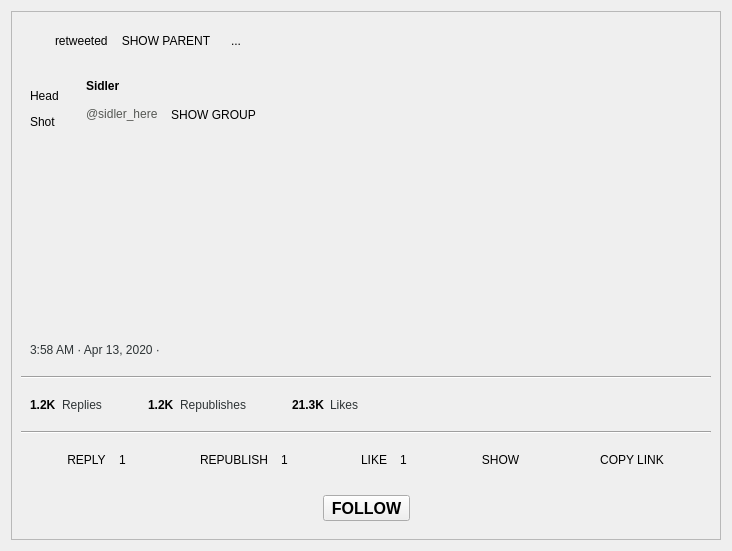
<?xml version="1.0" encoding="UTF-8"?>
<ui version="4.0">
 <class>PulseTopLevel</class>
 <widget class="QWidget" name="PulseTopLevel">
  <property name="geometry">
   <rect>
    <x>0</x>
    <y>0</y>
    <width>732</width>
    <height>551</height>
   </rect>
  </property>
  <property name="sizePolicy">
   <sizepolicy hsizetype="Preferred" vsizetype="Preferred">
    <horstretch>0</horstretch>
    <verstretch>0</verstretch>
   </sizepolicy>
  </property>
  <property name="font">
   <font>
    <pointsize>9</pointsize>
   </font>
  </property>
  <property name="windowTitle">
   <string notr="true"/>
  </property>
  <layout class="QVBoxLayout" name="PulseTopLevel_VL">
   <item>
    <widget class="QFrame" name="plainFrame">
     <property name="sizePolicy">
      <sizepolicy hsizetype="Expanding" vsizetype="Preferred">
       <horstretch>0</horstretch>
       <verstretch>0</verstretch>
      </sizepolicy>
     </property>
     <property name="minimumSize">
      <size>
       <width>0</width>
       <height>0</height>
      </size>
     </property>
     <property name="styleSheet">
      <string notr="true"/>
     </property>
     <property name="frameShape">
      <enum>QFrame::StyledPanel</enum>
     </property>
     <property name="frameShadow">
      <enum>QFrame::Raised</enum>
     </property>
     <layout class="QVBoxLayout" name="plainFrame_VL">
      <item>
       <widget class="QWidget" name="widget_prefix" native="true">
        <property name="sizePolicy">
         <sizepolicy hsizetype="Preferred" vsizetype="Fixed">
          <horstretch>0</horstretch>
          <verstretch>0</verstretch>
         </sizepolicy>
        </property>
        <property name="minimumSize">
         <size>
          <width>0</width>
          <height>40</height>
         </size>
        </property>
        <layout class="QHBoxLayout" name="widget_prefix_HL">
         <property name="leftMargin">
          <number>0</number>
         </property>
         <property name="topMargin">
          <number>0</number>
         </property>
         <property name="rightMargin">
          <number>0</number>
         </property>
         <property name="bottomMargin">
          <number>0</number>
         </property>
         <item>
          <spacer name="widget_prefix_LHSpacer">
           <property name="orientation">
            <enum>Qt::Horizontal</enum>
           </property>
           <property name="sizeType">
            <enum>QSizePolicy::Fixed</enum>
           </property>
           <property name="sizeHint" stdset="0">
            <size>
             <width>21</width>
             <height>18</height>
            </size>
           </property>
          </spacer>
         </item>
         <item>
          <widget class="QLabel" name="label_reficon">
           <property name="sizePolicy">
            <sizepolicy hsizetype="Fixed" vsizetype="Fixed">
             <horstretch>0</horstretch>
             <verstretch>0</verstretch>
            </sizepolicy>
           </property>
           <property name="maximumSize">
            <size>
             <width>20</width>
             <height>20</height>
            </size>
           </property>
           <property name="text">
            <string/>
           </property>
           <property name="pixmap">
            <pixmap resource="TheWire_images.qrc">:/images/reply.png</pixmap>
           </property>
           <property name="scaledContents">
            <bool>true</bool>
           </property>
          </widget>
         </item>
         <item>
          <widget class="QLabel" name="label_reference">
           <property name="text">
            <string>retweeted</string>
           </property>
          </widget>
         </item>
         <item>
          <widget class="QToolButton" name="toolButton_viewParent">
           <property name="toolTip">
            <string>open Parent Pulse</string>
           </property>
           <property name="text">
            <string>SHOW PARENT</string>
           </property>
           <property name="icon">
            <iconset resource="TheWire_images.qrc">
             <normaloff>:/images/external-link.svg</normaloff>:/images/external-link.svg</iconset>
           </property>
           <property name="iconSize">
            <size>
             <width>24</width>
             <height>24</height>
            </size>
           </property>
           <property name="autoRaise">
            <bool>true</bool>
           </property>
          </widget>
         </item>
         <item>
          <widget class="QToolButton" name="toolButton_followParent">
           <property name="toolTip">
            <string>follow Parent Group</string>
           </property>
           <property name="text">
            <string>...</string>
           </property>
           <property name="icon">
            <iconset resource="TheWire_images.qrc">
             <normaloff>:/images/invite.png</normaloff>:/images/invite.png</iconset>
           </property>
           <property name="iconSize">
            <size>
             <width>24</width>
             <height>24</height>
            </size>
           </property>
           <property name="autoRaise">
            <bool>true</bool>
           </property>
          </widget>
         </item>
         <item>
          <spacer name="widget_prefix_RHSpacer">
           <property name="orientation">
            <enum>Qt::Horizontal</enum>
           </property>
           <property name="sizeHint" stdset="0">
            <size>
             <width>537</width>
             <height>20</height>
            </size>
           </property>
          </spacer>
         </item>
        </layout>
       </widget>
      </item>
      <item>
       <widget class="QWidget" name="widget_header" native="true">
        <property name="sizePolicy">
         <sizepolicy hsizetype="Preferred" vsizetype="Fixed">
          <horstretch>0</horstretch>
          <verstretch>0</verstretch>
         </sizepolicy>
        </property>
        <property name="minimumSize">
         <size>
          <width>0</width>
          <height>60</height>
         </size>
        </property>
        <layout class="QGridLayout" name="widget_header_GL">
         <item row="2" column="1">
          <spacer name="widget_header_VSpacer">
           <property name="orientation">
            <enum>Qt::Vertical</enum>
           </property>
           <property name="sizeType">
            <enum>QSizePolicy::Minimum</enum>
           </property>
           <property name="sizeHint" stdset="0">
            <size>
             <width>20</width>
             <height>10</height>
            </size>
           </property>
          </spacer>
         </item>
         <item row="1" column="1">
          <widget class="QLabel" name="label_groupName">
           <property name="sizePolicy">
            <sizepolicy hsizetype="Preferred" vsizetype="Preferred">
             <horstretch>0</horstretch>
             <verstretch>0</verstretch>
            </sizepolicy>
           </property>
           <property name="minimumSize">
            <size>
             <width>0</width>
             <height>20</height>
            </size>
           </property>
           <property name="text">
            <string>&lt;html&gt;&lt;head/&gt;&lt;body&gt;&lt;p&gt;&lt;span style=&quot; color:#555753;&quot;&gt;@sidler_here&lt;/span&gt;&lt;/p&gt;&lt;/body&gt;&lt;/html&gt;</string>
           </property>
          </widget>
         </item>
         <item row="0" column="1">
          <widget class="QLabel" name="label_authorName">
           <property name="sizePolicy">
            <sizepolicy hsizetype="Preferred" vsizetype="Preferred">
             <horstretch>0</horstretch>
             <verstretch>0</verstretch>
            </sizepolicy>
           </property>
           <property name="minimumSize">
            <size>
             <width>0</width>
             <height>20</height>
            </size>
           </property>
           <property name="text">
            <string>&lt;html&gt;&lt;head/&gt;&lt;body&gt;&lt;p&gt;&lt;span style=&quot; font-weight:600;&quot;&gt;Sidler&lt;/span&gt;&lt;/p&gt;&lt;/body&gt;&lt;/html&gt;</string>
           </property>
          </widget>
         </item>
         <item row="0" column="3" rowspan="3">
          <spacer name="widget_header_HSpacer">
           <property name="orientation">
            <enum>Qt::Horizontal</enum>
           </property>
           <property name="sizeHint" stdset="0">
            <size>
             <width>518</width>
             <height>58</height>
            </size>
           </property>
          </spacer>
         </item>
         <item row="0" column="0" rowspan="3">
          <widget class="QLabel" name="label_headshot">
           <property name="sizePolicy">
            <sizepolicy hsizetype="Fixed" vsizetype="Fixed">
             <horstretch>0</horstretch>
             <verstretch>0</verstretch>
            </sizepolicy>
           </property>
           <property name="minimumSize">
            <size>
             <width>50</width>
             <height>50</height>
            </size>
           </property>
           <property name="text">
            <string>&lt;html&gt;&lt;head/&gt;&lt;body&gt;&lt;p&gt;Head&lt;/p&gt;&lt;p&gt;Shot&lt;/p&gt;&lt;/body&gt;&lt;/html&gt;</string>
           </property>
          </widget>
         </item>
         <item row="1" column="2">
          <widget class="QToolButton" name="toolButton_viewGroup">
           <property name="minimumSize">
            <size>
             <width>0</width>
             <height>25</height>
            </size>
           </property>
           <property name="toolTip">
            <string>open Group</string>
           </property>
           <property name="text">
            <string>SHOW GROUP</string>
           </property>
           <property name="icon">
            <iconset resource="TheWire_images.qrc">
             <normaloff>:/images/external-link.svg</normaloff>:/images/external-link.svg</iconset>
           </property>
           <property name="autoRaise">
            <bool>true</bool>
           </property>
          </widget>
         </item>
        </layout>
       </widget>
      </item>
      <item>
       <widget class="PulseMessage" name="widget_message" native="true"/>
      </item>
      <item>
       <widget class="QWidget" name="widget_publish" native="true">
        <property name="sizePolicy">
         <sizepolicy hsizetype="Preferred" vsizetype="Fixed">
          <horstretch>0</horstretch>
          <verstretch>0</verstretch>
         </sizepolicy>
        </property>
        <property name="minimumSize">
         <size>
          <width>0</width>
          <height>40</height>
         </size>
        </property>
        <property name="maximumSize">
         <size>
          <width>16777215</width>
          <height>16777215</height>
         </size>
        </property>
        <layout class="QHBoxLayout" name="widget_publish_HL">
         <item>
          <widget class="QLabel" name="label_date">
           <property name="text">
            <string>&lt;html&gt;&lt;head/&gt;&lt;body&gt;&lt;p&gt;&lt;span style=&quot; color:#2e3436;&quot;&gt;3:58 AM · Apr 13, 2020 ·&lt;/span&gt;&lt;/p&gt;&lt;/body&gt;&lt;/html&gt;</string>
           </property>
          </widget>
         </item>
         <item>
          <spacer name="widget_publish_HSpacer">
           <property name="orientation">
            <enum>Qt::Horizontal</enum>
           </property>
           <property name="sizeHint" stdset="0">
            <size>
             <width>505</width>
             <height>20</height>
            </size>
           </property>
          </spacer>
         </item>
        </layout>
       </widget>
      </item>
      <item>
       <widget class="Line" name="line_1">
        <property name="orientation">
         <enum>Qt::Horizontal</enum>
        </property>
       </widget>
      </item>
      <item>
       <widget class="QWidget" name="widget_replies" native="true">
        <property name="sizePolicy">
         <sizepolicy hsizetype="Preferred" vsizetype="Fixed">
          <horstretch>0</horstretch>
          <verstretch>0</verstretch>
         </sizepolicy>
        </property>
        <property name="minimumSize">
         <size>
          <width>0</width>
          <height>40</height>
         </size>
        </property>
        <layout class="QHBoxLayout" name="widget_replies_HL">
         <item>
          <layout class="QHBoxLayout" name="extra_replies_HL">
           <item>
            <widget class="QLabel" name="label_extra_replies">
             <property name="text">
              <string>&lt;html&gt;&lt;head/&gt;&lt;body&gt;&lt;p&gt;&lt;span style=&quot; font-weight:600;&quot;&gt;1.2K&lt;/span&gt;&lt;/p&gt;&lt;/body&gt;&lt;/html&gt;</string>
             </property>
            </widget>
           </item>
           <item>
            <widget class="QLabel" name="extra_replies_Label">
             <property name="text">
              <string>&lt;html&gt;&lt;head/&gt;&lt;body&gt;&lt;p&gt;&lt;span style=&quot; color:#2e3436;&quot;&gt;Replies&lt;/span&gt;&lt;/p&gt;&lt;/body&gt;&lt;/html&gt;</string>
             </property>
            </widget>
           </item>
           <item>
            <spacer name="extra_replies_HSpacer">
             <property name="orientation">
              <enum>Qt::Horizontal</enum>
             </property>
             <property name="sizeType">
              <enum>QSizePolicy::Preferred</enum>
             </property>
             <property name="sizeHint" stdset="0">
              <size>
               <width>40</width>
               <height>20</height>
              </size>
             </property>
            </spacer>
           </item>
          </layout>
         </item>
         <item>
          <layout class="QHBoxLayout" name="extra_republishes_HL">
           <item>
            <widget class="QLabel" name="label_extra_republishes">
             <property name="text">
              <string>&lt;html&gt;&lt;head/&gt;&lt;body&gt;&lt;p&gt;&lt;span style=&quot; font-weight:600;&quot;&gt;1.2K&lt;/span&gt;&lt;/p&gt;&lt;/body&gt;&lt;/html&gt;</string>
             </property>
            </widget>
           </item>
           <item>
            <widget class="QLabel" name="extra_republishe_Label">
             <property name="text">
              <string>&lt;html&gt;&lt;head/&gt;&lt;body&gt;&lt;p&gt;&lt;span style=&quot; color:#2e3436;&quot;&gt;Republishes&lt;/span&gt;&lt;/p&gt;&lt;/body&gt;&lt;/html&gt;</string>
             </property>
            </widget>
           </item>
           <item>
            <spacer name="extra_republishes_HSpacer">
             <property name="orientation">
              <enum>Qt::Horizontal</enum>
             </property>
             <property name="sizeType">
              <enum>QSizePolicy::Preferred</enum>
             </property>
             <property name="sizeHint" stdset="0">
              <size>
               <width>40</width>
               <height>20</height>
              </size>
             </property>
            </spacer>
           </item>
          </layout>
         </item>
         <item>
          <layout class="QHBoxLayout" name="extra_likes_HL">
           <item>
            <widget class="QLabel" name="label_extra_likes">
             <property name="text">
              <string>&lt;html&gt;&lt;head/&gt;&lt;body&gt;&lt;p&gt;&lt;span style=&quot; font-weight:600;&quot;&gt;21.3K&lt;/span&gt;&lt;/p&gt;&lt;/body&gt;&lt;/html&gt;</string>
             </property>
            </widget>
           </item>
           <item>
            <widget class="QLabel" name="extra_likes_Label">
             <property name="text">
              <string>&lt;html&gt;&lt;head/&gt;&lt;body&gt;&lt;p&gt;&lt;span style=&quot; color:#2e3436;&quot;&gt;Likes&lt;/span&gt;&lt;/p&gt;&lt;/body&gt;&lt;/html&gt;</string>
             </property>
            </widget>
           </item>
           <item>
            <spacer name="extra_likes_HSpacer">
             <property name="orientation">
              <enum>Qt::Horizontal</enum>
             </property>
             <property name="sizeType">
              <enum>QSizePolicy::Preferred</enum>
             </property>
             <property name="sizeHint" stdset="0">
              <size>
               <width>40</width>
               <height>20</height>
              </size>
             </property>
            </spacer>
           </item>
          </layout>
         </item>
         <item>
          <spacer name="widget_replies_HSpacer">
           <property name="orientation">
            <enum>Qt::Horizontal</enum>
           </property>
           <property name="sizeHint" stdset="0">
            <size>
             <width>40</width>
             <height>20</height>
            </size>
           </property>
          </spacer>
         </item>
        </layout>
       </widget>
      </item>
      <item>
       <widget class="Line" name="line_2">
        <property name="orientation">
         <enum>Qt::Horizontal</enum>
        </property>
       </widget>
      </item>
      <item>
       <widget class="QWidget" name="widget_actions" native="true">
        <property name="sizePolicy">
         <sizepolicy hsizetype="Preferred" vsizetype="Fixed">
          <horstretch>0</horstretch>
          <verstretch>0</verstretch>
         </sizepolicy>
        </property>
        <property name="minimumSize">
         <size>
          <width>0</width>
          <height>40</height>
         </size>
        </property>
        <layout class="QHBoxLayout" name="widget_actions_HL">
         <item>
          <layout class="QHBoxLayout" name="replies_HL">
           <item>
            <spacer name="replies_LHSpacer">
             <property name="orientation">
              <enum>Qt::Horizontal</enum>
             </property>
             <property name="sizeHint" stdset="0">
              <size>
               <width>40</width>
               <height>20</height>
              </size>
             </property>
            </spacer>
           </item>
           <item>
            <widget class="QToolButton" name="toolButton_reply">
             <property name="text">
              <string>REPLY</string>
             </property>
             <property name="icon">
              <iconset resource="TheWire_images.qrc">
               <normaloff>:/images/reply.png</normaloff>:/images/reply.png</iconset>
             </property>
             <property name="toolButtonStyle">
              <enum>Qt::ToolButtonTextBesideIcon</enum>
             </property>
             <property name="autoRaise">
              <bool>true</bool>
             </property>
            </widget>
           </item>
           <item>
            <widget class="QLabel" name="label_replies">
             <property name="text">
              <string>1</string>
             </property>
            </widget>
           </item>
           <item>
            <spacer name="replies_RHSpacer">
             <property name="orientation">
              <enum>Qt::Horizontal</enum>
             </property>
             <property name="sizeHint" stdset="0">
              <size>
               <width>40</width>
               <height>20</height>
              </size>
             </property>
            </spacer>
           </item>
          </layout>
         </item>
         <item>
          <layout class="QHBoxLayout" name="republishes_HL">
           <item>
            <spacer name="republishes_LHSpacer">
             <property name="orientation">
              <enum>Qt::Horizontal</enum>
             </property>
             <property name="sizeHint" stdset="0">
              <size>
               <width>40</width>
               <height>20</height>
              </size>
             </property>
            </spacer>
           </item>
           <item>
            <widget class="QToolButton" name="toolButton_republish">
             <property name="text">
              <string>REPUBLISH</string>
             </property>
             <property name="icon">
              <iconset resource="TheWire_images.qrc">
               <normaloff>:/images/retweet.png</normaloff>:/images/retweet.png</iconset>
             </property>
             <property name="toolButtonStyle">
              <enum>Qt::ToolButtonTextBesideIcon</enum>
             </property>
             <property name="autoRaise">
              <bool>true</bool>
             </property>
            </widget>
           </item>
           <item>
            <widget class="QLabel" name="label_republishes">
             <property name="text">
              <string>1</string>
             </property>
            </widget>
           </item>
           <item>
            <spacer name="republishes_RHSpacer">
             <property name="orientation">
              <enum>Qt::Horizontal</enum>
             </property>
             <property name="sizeHint" stdset="0">
              <size>
               <width>40</width>
               <height>20</height>
              </size>
             </property>
            </spacer>
           </item>
          </layout>
         </item>
         <item>
          <layout class="QHBoxLayout" name="likes_HL">
           <item>
            <spacer name="likes_LHSpacer">
             <property name="orientation">
              <enum>Qt::Horizontal</enum>
             </property>
             <property name="sizeHint" stdset="0">
              <size>
               <width>40</width>
               <height>20</height>
              </size>
             </property>
            </spacer>
           </item>
           <item>
            <widget class="QToolButton" name="toolButton_like">
             <property name="text">
              <string>LIKE</string>
             </property>
             <property name="icon">
              <iconset resource="TheWire_images.qrc">
               <normaloff>:/images/like.png</normaloff>:/images/like.png</iconset>
             </property>
             <property name="toolButtonStyle">
              <enum>Qt::ToolButtonTextBesideIcon</enum>
             </property>
             <property name="autoRaise">
              <bool>true</bool>
             </property>
            </widget>
           </item>
           <item>
            <widget class="QLabel" name="label_likes">
             <property name="text">
              <string>1</string>
             </property>
            </widget>
           </item>
           <item>
            <spacer name="likes_RHSpacer">
             <property name="orientation">
              <enum>Qt::Horizontal</enum>
             </property>
             <property name="sizeHint" stdset="0">
              <size>
               <width>40</width>
               <height>20</height>
              </size>
             </property>
            </spacer>
           </item>
          </layout>
         </item>
         <item>
          <layout class="QHBoxLayout" name="view_HL">
           <item>
            <spacer name="view_LHSpacer">
             <property name="orientation">
              <enum>Qt::Horizontal</enum>
             </property>
             <property name="sizeHint" stdset="0">
              <size>
               <width>40</width>
               <height>20</height>
              </size>
             </property>
            </spacer>
           </item>
           <item>
            <widget class="QToolButton" name="toolButton_view">
             <property name="text">
              <string>SHOW</string>
             </property>
             <property name="icon">
              <iconset resource="TheWire_images.qrc">
               <normaloff>:/images/external-link.svg</normaloff>:/images/external-link.svg</iconset>
             </property>
             <property name="toolButtonStyle">
              <enum>Qt::ToolButtonTextBesideIcon</enum>
             </property>
             <property name="autoRaise">
              <bool>true</bool>
             </property>
            </widget>
           </item>
           <item>
            <spacer name="view_RHSpacer">
             <property name="orientation">
              <enum>Qt::Horizontal</enum>
             </property>
             <property name="sizeHint" stdset="0">
              <size>
               <width>40</width>
               <height>20</height>
              </size>
             </property>
            </spacer>
           </item>
          </layout>
         </item>
         <item>
          <layout class="QHBoxLayout" name="copyLink_HL">
           <item>
            <spacer name="copyLink_LHSpacer">
             <property name="orientation">
              <enum>Qt::Horizontal</enum>
             </property>
             <property name="sizeHint" stdset="0">
              <size>
               <width>40</width>
               <height>20</height>
              </size>
             </property>
            </spacer>
           </item>
           <item>
            <widget class="QToolButton" name="toolButton_copyLink">
             <property name="text">
              <string>COPY LINK</string>
             </property>
             <property name="icon">
              <iconset resource="TheWire_images.qrc">
               <normaloff>:/images/link.svg</normaloff>:/images/link.svg</iconset>
             </property>
             <property name="toolButtonStyle">
              <enum>Qt::ToolButtonTextBesideIcon</enum>
             </property>
             <property name="autoRaise">
              <bool>true</bool>
             </property>
            </widget>
           </item>
           <item>
            <spacer name="copyLink_RHSpacer">
             <property name="orientation">
              <enum>Qt::Horizontal</enum>
             </property>
             <property name="sizeHint" stdset="0">
              <size>
               <width>40</width>
               <height>20</height>
              </size>
             </property>
            </spacer>
           </item>
          </layout>
         </item>
        </layout>
       </widget>
      </item>
      <item>
       <widget class="QWidget" name="widget_actionsFollow" native="true">
        <property name="sizePolicy">
         <sizepolicy hsizetype="Preferred" vsizetype="Fixed">
          <horstretch>0</horstretch>
          <verstretch>0</verstretch>
         </sizepolicy>
        </property>
        <property name="minimumSize">
         <size>
          <width>0</width>
          <height>40</height>
         </size>
        </property>
        <layout class="QHBoxLayout" name="widget_actionsFollow_HL">
         <item>
          <spacer name="widget_actionsFollow_LHSpacer">
           <property name="orientation">
            <enum>Qt::Horizontal</enum>
           </property>
           <property name="sizeHint" stdset="0">
            <size>
             <width>298</width>
             <height>20</height>
            </size>
           </property>
          </spacer>
         </item>
         <item>
          <widget class="QToolButton" name="followButton">
           <property name="font">
            <font>
             <pointsize>12</pointsize>
             <bold>true</bold>
            </font>
           </property>
           <property name="text">
            <string>FOLLOW</string>
           </property>
           <property name="toolButtonStyle">
            <enum>Qt::ToolButtonTextBesideIcon</enum>
           </property>
          </widget>
         </item>
         <item>
          <spacer name="widget_actionsFollow_RHSpacer">
           <property name="orientation">
            <enum>Qt::Horizontal</enum>
           </property>
           <property name="sizeHint" stdset="0">
            <size>
             <width>297</width>
             <height>20</height>
            </size>
           </property>
          </spacer>
         </item>
        </layout>
       </widget>
      </item>
     </layout>
    </widget>
   </item>
  </layout>
 </widget>
 <customwidgets>
  <customwidget>
   <class>PulseMessage</class>
   <extends>QWidget</extends>
   <header>gui/TheWire/PulseMessage.h</header>
   <container>1</container>
  </customwidget>
 </customwidgets>
 <resources>
  <include location="TheWire_images.qrc"/>
 </resources>
 <connections/>
</ui>
